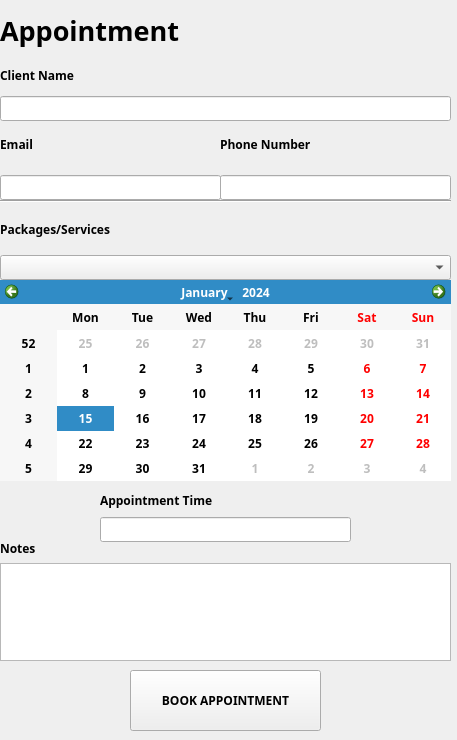
<?xml version="1.0" encoding="UTF-8"?>
<ui version="4.0">
 <class>Form</class>
 <widget class="QWidget" name="Form">
  <property name="geometry">
   <rect>
    <x>0</x>
    <y>0</y>
    <width>457</width>
    <height>740</height>
   </rect>
  </property>
  <property name="font">
   <font>
    <family>Arial Black</family>
    <bold>true</bold>
   </font>
  </property>
  <property name="windowTitle">
   <string>Form</string>
  </property>
  <widget class="QLabel" name="label">
   <property name="geometry">
    <rect>
     <x>0</x>
     <y>10</y>
     <width>201</width>
     <height>41</height>
    </rect>
   </property>
   <property name="font">
    <font>
     <family>Arial Black</family>
     <pointsize>20</pointsize>
     <bold>true</bold>
    </font>
   </property>
   <property name="text">
    <string>Appointment</string>
   </property>
  </widget>
  <widget class="QWidget" name="verticalLayoutWidget">
   <property name="geometry">
    <rect>
     <x>0</x>
     <y>60</y>
     <width>451</width>
     <height>61</height>
    </rect>
   </property>
   <layout class="QVBoxLayout" name="verticalLayout_3">
    <item>
     <widget class="QLabel" name="label_2">
      <property name="text">
       <string>Client Name</string>
      </property>
     </widget>
    </item>
    <item>
     <widget class="QLineEdit" name="clientname">
      <property name="font">
       <font>
        <family>Arial Black</family>
        <bold>false</bold>
       </font>
      </property>
     </widget>
    </item>
   </layout>
  </widget>
  <widget class="QWidget" name="verticalLayoutWidget_2">
   <property name="geometry">
    <rect>
     <x>0</x>
     <y>120</y>
     <width>221</width>
     <height>80</height>
    </rect>
   </property>
   <layout class="QVBoxLayout" name="verticalLayout_4">
    <item>
     <widget class="QLabel" name="label_3">
      <property name="text">
       <string>Email</string>
      </property>
     </widget>
    </item>
    <item>
     <widget class="QLineEdit" name="clientEmail">
      <property name="font">
       <font>
        <family>Arial Black</family>
        <bold>false</bold>
       </font>
      </property>
      <property name="text">
       <string/>
      </property>
     </widget>
    </item>
   </layout>
  </widget>
  <widget class="QWidget" name="verticalLayoutWidget_3">
   <property name="geometry">
    <rect>
     <x>220</x>
     <y>120</y>
     <width>231</width>
     <height>80</height>
    </rect>
   </property>
   <layout class="QVBoxLayout" name="verticalLayout_5">
    <item>
     <widget class="QLabel" name="label_4">
      <property name="text">
       <string>Phone Number</string>
      </property>
     </widget>
    </item>
    <item>
     <widget class="QLineEdit" name="phoneNum">
      <property name="font">
       <font>
        <family>Arial Black</family>
        <bold>false</bold>
       </font>
      </property>
      <property name="text">
       <string/>
      </property>
     </widget>
    </item>
   </layout>
  </widget>
  <widget class="QWidget" name="verticalLayoutWidget_4">
   <property name="geometry">
    <rect>
     <x>0</x>
     <y>200</y>
     <width>451</width>
     <height>80</height>
    </rect>
   </property>
   <layout class="QVBoxLayout" name="verticalLayout_6">
    <item>
     <widget class="Line" name="line">
      <property name="orientation">
       <enum>Qt::Orientation::Horizontal</enum>
      </property>
     </widget>
    </item>
    <item>
     <widget class="QLabel" name="label_5">
      <property name="text">
       <string>Packages/Services</string>
      </property>
     </widget>
    </item>
    <item>
     <widget class="QComboBox" name="packagesBox"/>
    </item>
   </layout>
  </widget>
  <widget class="QCalendarWidget" name="calendar">
   <property name="geometry">
    <rect>
     <x>0</x>
     <y>280</y>
     <width>451</width>
     <height>201</height>
    </rect>
   </property>
  </widget>
  <widget class="QWidget" name="verticalLayoutWidget_5">
   <property name="geometry">
    <rect>
     <x>100</x>
     <y>490</y>
     <width>251</width>
     <height>52</height>
    </rect>
   </property>
   <layout class="QVBoxLayout" name="verticalLayout_7">
    <item>
     <widget class="QLabel" name="label_6">
      <property name="text">
       <string>Appointment Time</string>
      </property>
     </widget>
    </item>
    <item>
     <widget class="QLineEdit" name="apptTime">
      <property name="text">
       <string/>
      </property>
     </widget>
    </item>
   </layout>
  </widget>
  <widget class="QWidget" name="verticalLayoutWidget_6">
   <property name="geometry">
    <rect>
     <x>0</x>
     <y>540</y>
     <width>451</width>
     <height>121</height>
    </rect>
   </property>
   <layout class="QVBoxLayout" name="verticalLayout_8">
    <item>
     <widget class="QLabel" name="label_7">
      <property name="text">
       <string>Notes</string>
      </property>
     </widget>
    </item>
    <item>
     <widget class="QPlainTextEdit" name="patNote"/>
    </item>
   </layout>
  </widget>
  <widget class="QPushButton" name="bookButton">
   <property name="geometry">
    <rect>
     <x>130</x>
     <y>670</y>
     <width>191</width>
     <height>61</height>
    </rect>
   </property>
   <property name="text">
    <string>BOOK APPOINTMENT</string>
   </property>
  </widget>
 </widget>
 <resources/>
 <connections/>
</ui>
